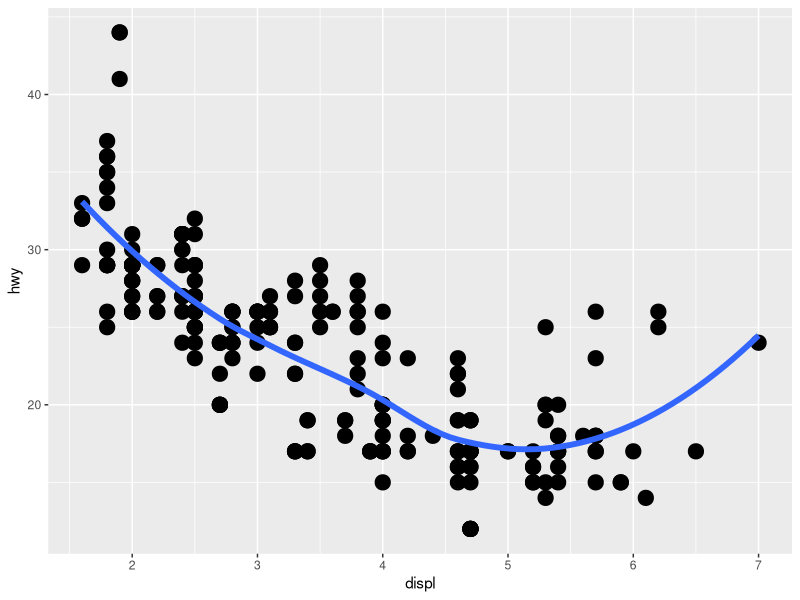
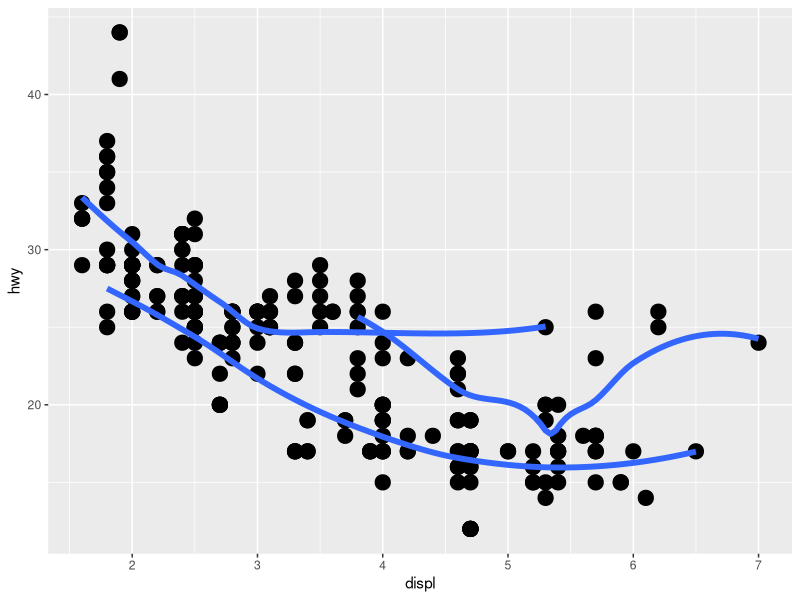
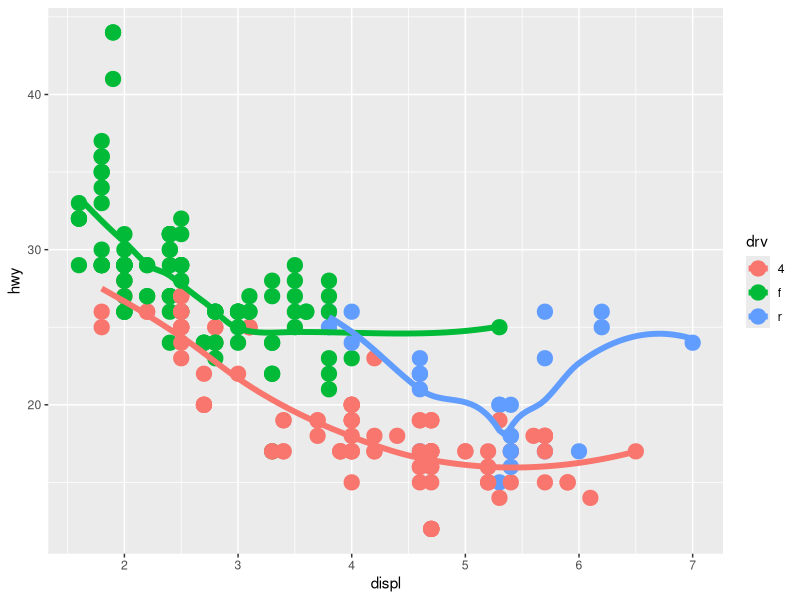
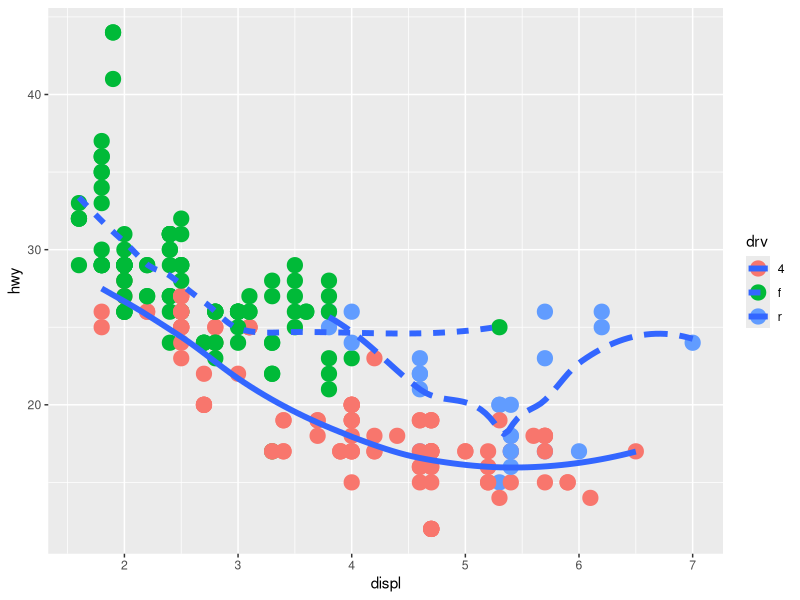
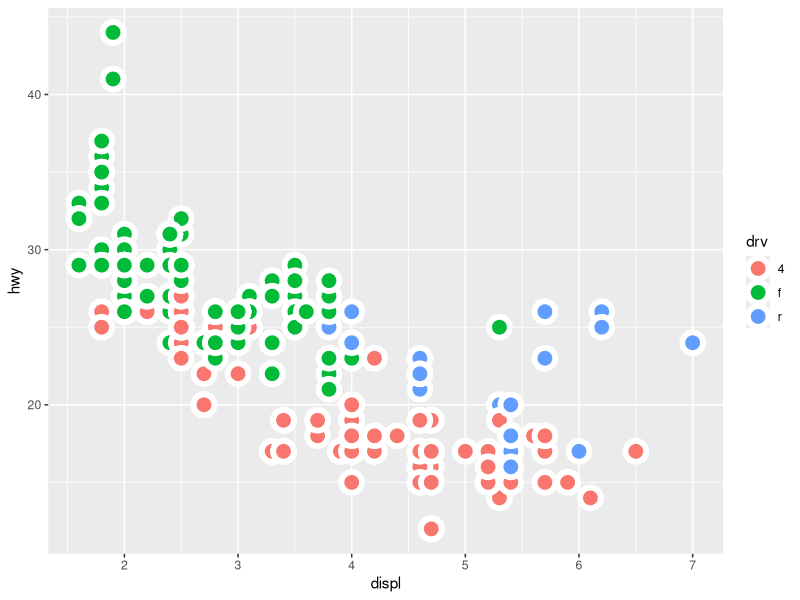
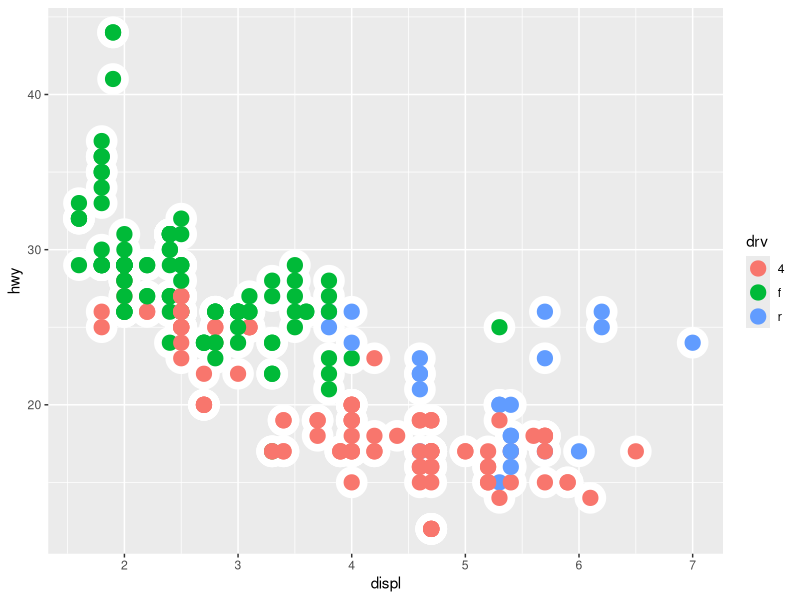

Write the R code that produced these figures, in order.
library(tidyverse)

ggplot(data = mpg, mapping = aes(x = displ, y = hwy)) +
  geom_point(stroke = 3) +
  geom_smooth(se = FALSE, size = 2)

ggplot(data = mpg, mapping = aes(x = displ, y = hwy)) +
  geom_point(stroke = 3) +
  geom_smooth(mapping = aes(group = drv), se = FALSE, size = 2)

ggplot(data = mpg, mapping = aes(x = displ, y = hwy, color = drv)) +
  geom_point(stroke = 3) +
  geom_smooth(mapping = aes(group = drv), se = FALSE, size = 2)

ggplot(data = mpg, mapping = aes(x = displ, y = hwy)) +
  geom_point(mapping = aes(color = drv), stroke = 3) +
  geom_smooth(mapping = aes(linetype = drv), se = FALSE, size = 2)

ggplot(data = mpg, mapping = aes(x = displ, y = hwy)) +
  geom_point(mapping = aes(fill = drv), stroke = 3, shape = 21, color = "white", size = 5)

ggplot(mpg, aes(x = displ, y = hwy)) +
  geom_point(size = 10, color = "white") +
  geom_point(aes(colour = drv), stroke = 3)

?geom_point
